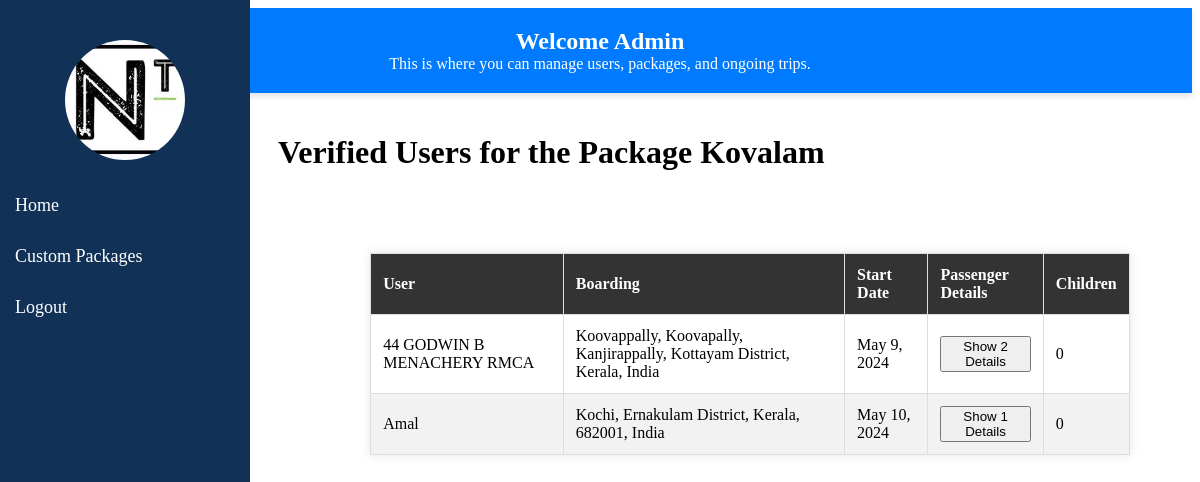
Screenshot of /verified_custom_users/7/ with the database file from the repository.
### Niwi_Travels/models.py (models this page shows, shortened)
class CustomPackage(models.Model):
    CATEGORY_CHOICES = [
        ('Honeymoon', 'Honeymoon'),
        ('Adventure', 'Adventure'),
        ('Family', 'Family'),
    ]
    STATUS_CHOICES = [
        ('Post', 'Post'),
        ('Save', 'Save'),
    ]
    category = models.CharField(max_length=20, choices=CATEGORY_CHOICES)
    name = models.CharField(max_length=255)
    description = models.TextField()
    days = models.PositiveIntegerField()
    nights = models.PositiveIntegerField()
    package_image = models.ImageField(upload_to='custom_package_images/', null=True, blank=True)
    price = models.DecimalField(max_digits=10, decimal_places=2,null=True)  # Add this line for the price field
    status = models.CharField(max_length=10, choices=STATUS_CHOICES,)  # Add the new field

class User(AbstractUser):
    is_traveller = models.BooleanField(default=True)
    is_driver = models.BooleanField(default=False)

class CustomBooking(models.Model):
    STATUS_CHOICES = [
        ('Pending', 'Pending'),
        ('Confirmed', 'Confirmed'),
        ('Cancelled', 'Cancelled'),
    ]
    PAYMENT_CHOICES = [
        ('Pending', 'Pending'),
        ('Paid', 'Paid'),
        ('Failed', 'Failed'),
    ]
    user = models.ForeignKey(User, on_delete=models.CASCADE)
    package = models.ForeignKey('CustomPackage', on_delete=models.CASCADE, related_name='custom_bookings')
    status = models.CharField(max_length=20, choices=STATUS_CHOICES, default='Pending')
    boarding = models.CharField(max_length=50, blank=True, null=True)
    start_date = models.DateField(null=True)
    passenger_limit = models.IntegerField(default=1, validators=[MinValueValidator(1)], null=True)
    children = models.IntegerField(default=0, null=True)
    payment = models.CharField(max_length=20, choices=PAYMENT_CHOICES, default='Pending')  # New field for payment status
    updated_at = models.DateTimeField(auto_now=True, null=True)

### Niwi_Travels/views.py (the view)
# urls.py: path('verified_custom_users/<int:package_id>/',views.verified_custom_users,name='verified_custom_users'),
def verified_custom_users(request, package_id):
    selected_package = get_object_or_404(CustomPackage, id=package_id)
    confirmed_bookings = CustomBooking.objects.filter(package=selected_package, status='Confirmed').select_related('user')
    user_details = []
    for booking in confirmed_bookings:
        passengers_info = CustomPassenger.objects.filter(package=booking.package, user=booking.user, booking=booking.pk).values(
            'passenger_name', 'passenger_age'
        )
        user_details.append({
            'booking_id': booking.pk,
            'user': booking.user,
            'boarding': booking.boarding,
            'start_date': booking.start_date,
            'passenger_limit': booking.passenger_limit,
            'children': booking.children,
            'package_id': package_id,
            'status': booking.status,
            'passengers': passengers_info,
        })
    return render(request, 'verified_custom_users.html', {'selected_package': selected_package, 'user_details': user_details})

### templates/verified_custom_users.html (shortened to what this page needs)
{% load static %}
<!DOCTYPE html>
<html>
<head>
</head>
<body>
    <div class="sidebar">
        <div class="profile-picture"></div>
        <a href="/admins" id="logout-link">Home</a>
        <a href="/admin_custom_package">Custom Packages</a>
        <a href="/logout" id="logout-link">Logout</a>
    </div>
    <div class="navbar">
        <h1>Welcome Admin</h1>
        <p>This is where you can manage users, packages, and ongoing trips.</p>
    </div>
    <div class="main-content">
    <h1>Verified Users for the Package {{ selected_package.name }}</h1>
    </div>
    <div class="table-container">
        <div class="booking-details">
      <main>
        <table border="1">
            <thead>
            <tr>
            <th>User</th>
            <th>Boarding</th>
            <th>Start Date</th>
            <th>Passenger Details</th>
            <th>Children</th>
        </tr>
    </thead>
    <tbody>
        {% for user_detail in user_details %}
            <tr>
                <td>{{ user_detail.user.first_name }}</td>
                <td>{{ user_detail.boarding }}</td>
                <td>{{ user_detail.start_date }}</td>
                <td>
                    <button>
                    <a style="color: inherit; text-decoration: none;" href="{% url 'custom_passengers' user_detail.booking_id %}">Show {{ user_detail.passenger_limit}} Details</a></button>
                </td>
                <td>{{ user_detail.children }}</td>
            </tr>
            {% empty %}
                <tr>
                    <td colspan="8">No bookings found.</td>
                </tr>
            {% endfor %}
        </tbody>
    </table>
  </main>
</div>
</body>
</html>

### rows the page displays
CustomPackage: name "Kovalam"
User: user.first_name "44 GODWIN B MENACHERY RMCA", boarding "Koovappally, Koovapally, Kanjirappally, Kottayam District, Kerala, India", start_date "May 9, 2024", passenger_limit "2", children "0"
User: user.first_name "Amal", boarding "Kochi, Ernakulam District, Kerala, 682001, India", start_date "May 10, 2024", passenger_limit "1", children "0"
